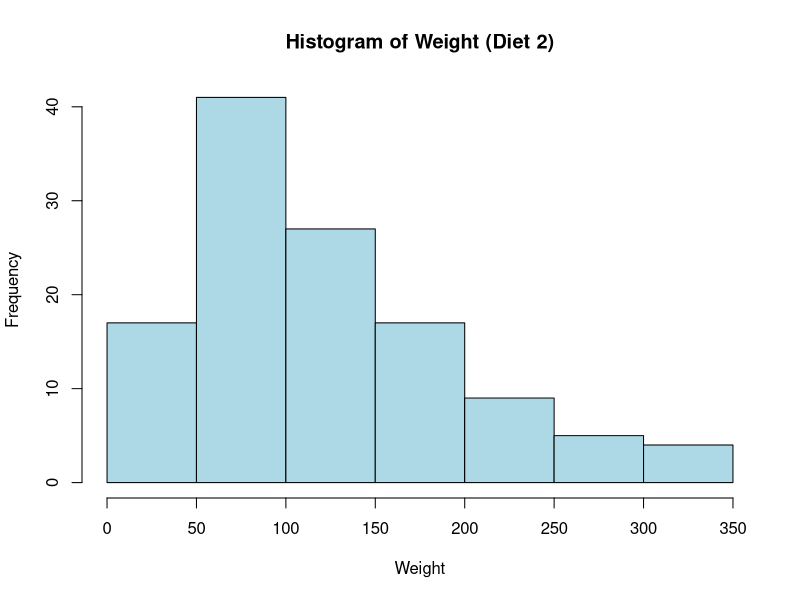

R code for this plot:
#=================================================
# 1(a) Fibonacci sequence using recursion
#=================================================

fib <- function(n) {
  if (n <= 1)
    return(n)
  else
    return(fib(n - 1) + fib(n - 2))
}

# Print first 10 Fibonacci numbers
for (i in 0:9) {
  cat(fib(i), " ")
}

cat("\n")

#=================================================
# 1(b) Sum of natural numbers up to 10 using loop
#=================================================

sum <- 0
for (i in 1:10) {
  sum <- sum + i
}
sum

#=================================================
# 2. Load ChickWeight dataset
#=================================================

data(ChickWeight)

# Convert to standard data frame
cw <- as.data.frame(ChickWeight)

#=================================================
# 2(a) Dataset summary, features, types & records
#=================================================

# Structure
str(cw)

# Number of features
ncol(cw)

# Number of records
nrow(cw)

# Data type of each feature
sapply(cw, class)

# Statistical summary
summary(cw)

#=================================================
# 2(b) Number of records for each feature
#=================================================

sapply(cw, length)

#=================================================
# 2(c) Extract last 6 records grouped by Diet
#       sorted by Weight (ascending)
#=================================================

# Sort by weight
sorted_data <- cw[order(cw$weight), ]

# Extract last 6 records for each Diet
result <- do.call(rbind,
                  lapply(split(sorted_data, sorted_data$Diet),
                         function(x) tail(x, 6)))

result

#=================================================
# 3(a) Mean weight grouped by Diet
#=================================================

aggregate(weight ~ Diet, data = cw, mean)

#=================================================
# 3(b) Histogram for Weight (Diet = 2)
#=================================================

hist(cw$weight[cw$Diet == 2],
     main = "Histogram of Weight (Diet 2)",
     xlab = "Weight",
     col = "lightblue",
     breaks = 10)

#=================================================
# 4(a) Multiple Regression Model
# Weight as response, Time and Diet as predictors
#=================================================

model <- lm(weight ~ Time + Diet, data = cw)
summary(model)

#=================================================
# 4(b) Predict weight for Time = 10 and Diet = 1
#=================================================

new_data <- data.frame(
  Time = 10,
  Diet = factor(1, levels = levels(cw$Diet))
)

predict(model, new_data)

#=================================================
# 4(c) Find model error using RMSE
#=================================================

predicted <- predict(model, cw)
error <- cw$weight - predicted
rmse <- sqrt(mean(error^2))
rmse
